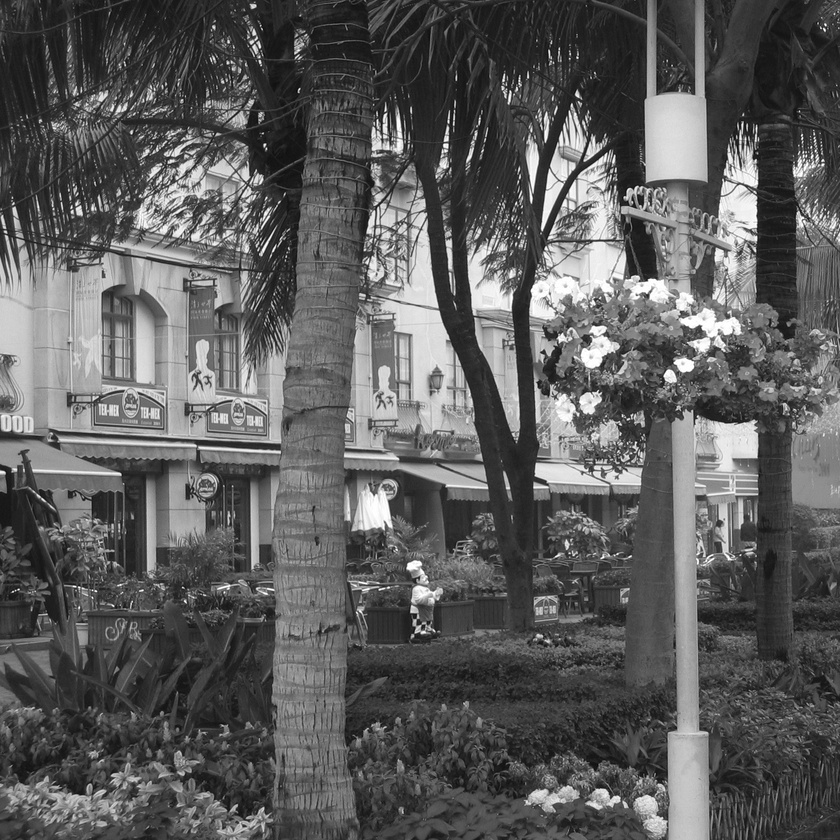
#> input picture lab1/main.jpg, 840 x 840 px, shrunk from 1703 x 1703 before the run
$ python script.py
#> lines starting #> are read from the running program, lines starting #| are printed output that depends on the picture; after the words box and inside, x2 and y2 are one past the last pixel; in counts of white or black regions, pixels touching at a corner belong together
import cv2 as cv
import numpy as np
from matplotlib import pyplot as plt

CORR_RESULT = 1

def template_matching(image,template_image):
    global CORR_RESULT
    temp_image = image.copy()
    result = cv.matchTemplate(temp_image, template_image, cv.TM_CCOEFF_NORMED)
    min_val, max_val, min_loc, max_loc = cv.minMaxLoc(result)
    w, h = template_image.shape[::-1]
    bottom_right = (max_loc[0] + w, max_loc[1] + h)
    cv.rectangle(temp_image, max_loc, bottom_right, 255, 2)
    plt.plot(), plt.imshow(result, cmap='gray')
    plt.xticks([]), plt.yticks([])
    plt.savefig('corr' + str(CORR_RESULT) + '.png', bbox_inches='tight')
    CORR_RESULT += 1

def corr_rotated(image, template_image):
    rotation_angle = np.arange(-10, 10, 2)
    w1, h1 = image.shape[::-1]
    w2, h2 = template_image.shape[::-1]
    centre1 = (w1/2, h1/2)
    centre2 = (w2/2, h2/2)
    list_of_main_mx = map(lambda angle: cv.getRotationMatrix2D(centre1, angle, 1.0),
                          rotation_angle)
    list_of_template_mx = map(lambda angle: cv.getRotationMatrix2D(centre2, angle, 1.0),
                              rotation_angle)
    rotated_main_images = map(lambda l: cv.warpAffine(image, l, (w1, h1)),
                              list_of_main_mx)
    rotated_template_images = map(lambda l: cv.warpAffine(template_image, l, (w2, h2)),
                                  list_of_template_mx)
    for img, template_img in zip(rotated_main_images, rotated_template_images):
        template_matching(img, template_img)

def corr_scaled(image, template_image):
    scaling = np.arange(0.9, 1.1, 0.025)
    w1, h1 = image.shape[::-1]
    w2, h2 = template_image.shape[::-1]
    shape_of_main = [(int(w1*i), int(h1*i)) for i in scaling]
    shape_of_template = [(int(w2*i), int(h2*i)) for i in scaling]
    list_of_main_images = map(lambda scale_arg: cv.resize(image, scale_arg),
                              shape_of_main)
    list_of_template_images = map(lambda scale_arg: cv.resize(template_image, scale_arg),
                                  shape_of_template)
    for img, template_img in zip(list_of_main_images, list_of_template_images):
        template_matching(img, template_img)

def main():
    img = cv.imread("main.jpg", cv.IMREAD_GRAYSCALE)
#> img is the input picture: shape (840, 840); min 3, max 255, mean 92.4
    template1 = cv.imread("own_21.jpeg", cv.IMREAD_GRAYSCALE)
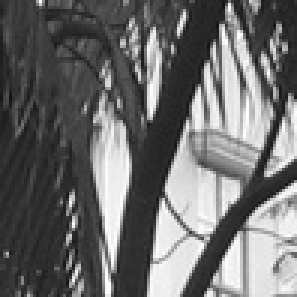
#> input picture lab1/own_21.jpeg, 99 x 99 px, shrunk from 201 x 201 before the run (shown 3 times larger)
#> template1 is the input picture: shape (99, 99); min 15, max 255, mean 108.9
    template2 = cv.imread("foreign_11.jpeg", cv.IMREAD_GRAYSCALE)
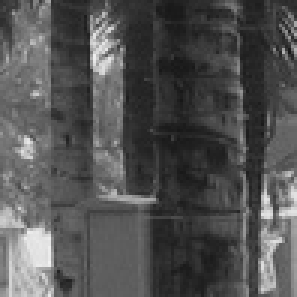
#> input picture lab1/foreign_11.jpeg, 99 x 99 px, shrunk from 201 x 201 before the run (shown 3 times larger)
#> template2 is the input picture: shape (99, 99); min 23, max 242, mean 81.9
    if ((img is None) or (template1 is None) or (template2 is None)):
        print("Can\'t read one of the images")
        return -1
    template_matching(img, template1)
#> in template_matching, `result = cv.matchTemplate(temp_image, template_image, cv.TM_CCOEFF_NOR..`:
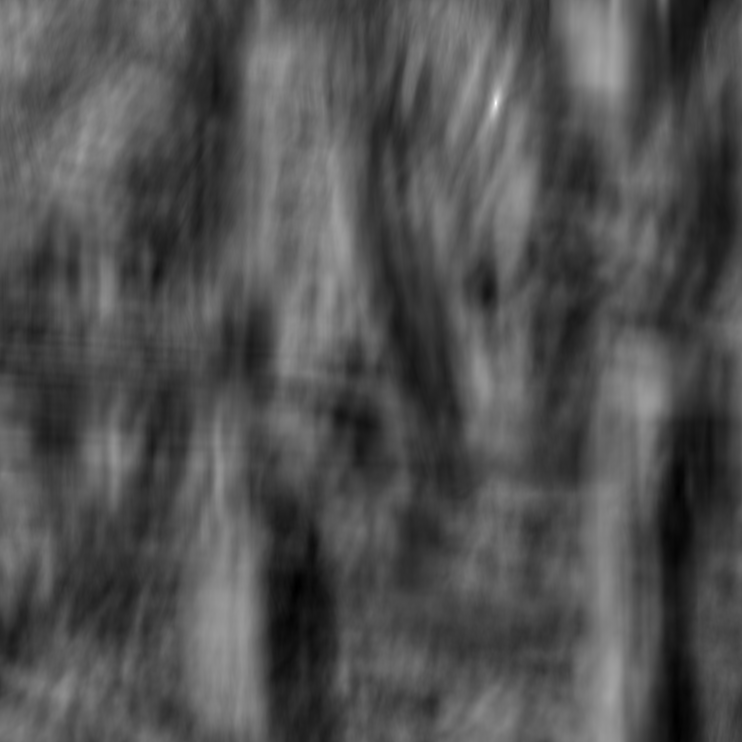
#> result: shape (742, 742) float32; min -0.462, max 0.979, mean -0.00289; drawn with min black and max white
#> in template_matching, `min_val, max_val, min_loc, max_loc = cv.minMaxLoc(result)`: min_val = -0.462; max_val = 0.979; min_loc = (296, 587); max_loc = (495, 103)
#> in template_matching, `bottom_right = (max_loc[0] + w, max_loc[1] + h)`: bottom_right = (594, 202)
#> in template_matching, `cv.rectangle(temp_image, max_loc, bottom_right, 255, 2)`: temp_image: shape (840, 840); 0.17% of pixels changed, all inside (x1, y1, x2, y2) = (494, 102, 596, 204)
    template_matching(img, template2)
#> in template_matching (call 2), `result = cv.matchTemplate(temp_image, template_image, cv.TM_CCOEFF_NOR..`:
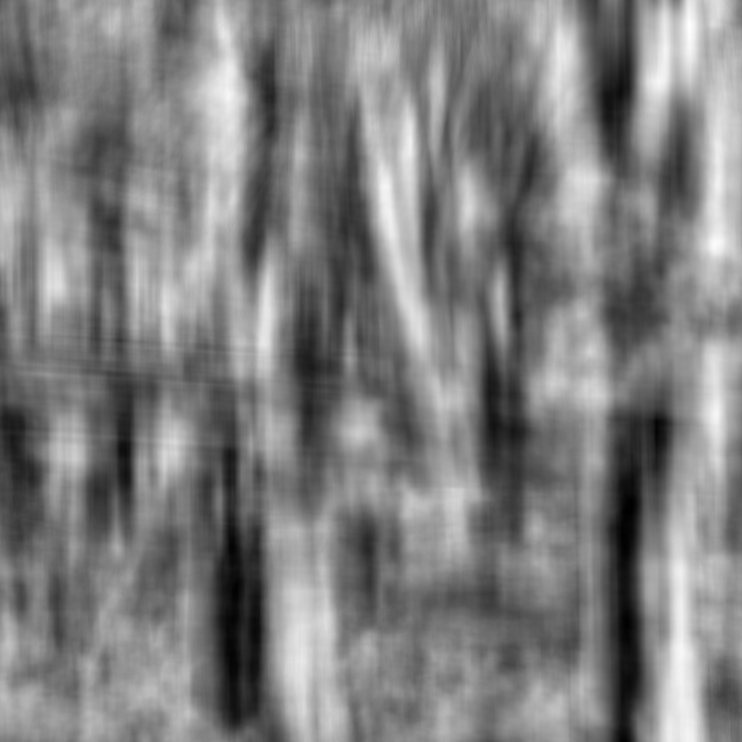
#> result: shape (742, 742) float32; min -0.498, max 0.526, mean 0.0137; drawn with min black and max white
#> in template_matching (call 2), `min_val, max_val, min_loc, max_loc = cv.minMaxLoc(result)`: min_val = -0.498; max_val = 0.526; min_loc = (626, 510); max_loc = (689, 25)
#> in template_matching (call 2), `bottom_right = (max_loc[0] + w, max_loc[1] + h)`: bottom_right = (788, 124)
#> in template_matching (call 2), `cv.rectangle(temp_image, max_loc, bottom_right, 255, 2)`: temp_image: shape (840, 840); 0.17% of pixels changed, all inside (x1, y1, x2, y2) = (688, 24, 790, 126)
    corr_rotated(img, template1)
#> the loop in corr_rotated, `for img, template_img in zip(rotated_main_images, rotated_template_ima..` made 10 passes
#> (min_val in template_matching, max_val in template_matching, min_loc in template_matching, max_loc in template_matching, bottom_right in template_matching) on passes 1 to 10: (-0.47, 0.915, (259, 573), (540, 128), (639, 227)), (-0.474, 0.921, (266, 577), (531, 123), (630, 222)), (-0.48, 0.93, (274, 581), (523, 117), (622, 216)), (-0.486, 0.948, (281, 583), (514, 112), (613, 211)), (-0.488, 0.96, (288, 586), (505, 107), (604, 206)), (-0.462, 0.979, (296, 587), (495, 103), (594, 202)), (-0.477, 0.975, (304, 588), (486, 98), (585, 197)), (-0.462, 0.951, (311, 590), (476, 95), (575, 194)), (-0.452, 0.934, (710, 681), (467, 91), (566, 190)), (-0.447, 0.933, (721, 669), (457, 88), (556, 187))
#> pass 1, in template_matching (call 3), `temp_image = image.copy()`:
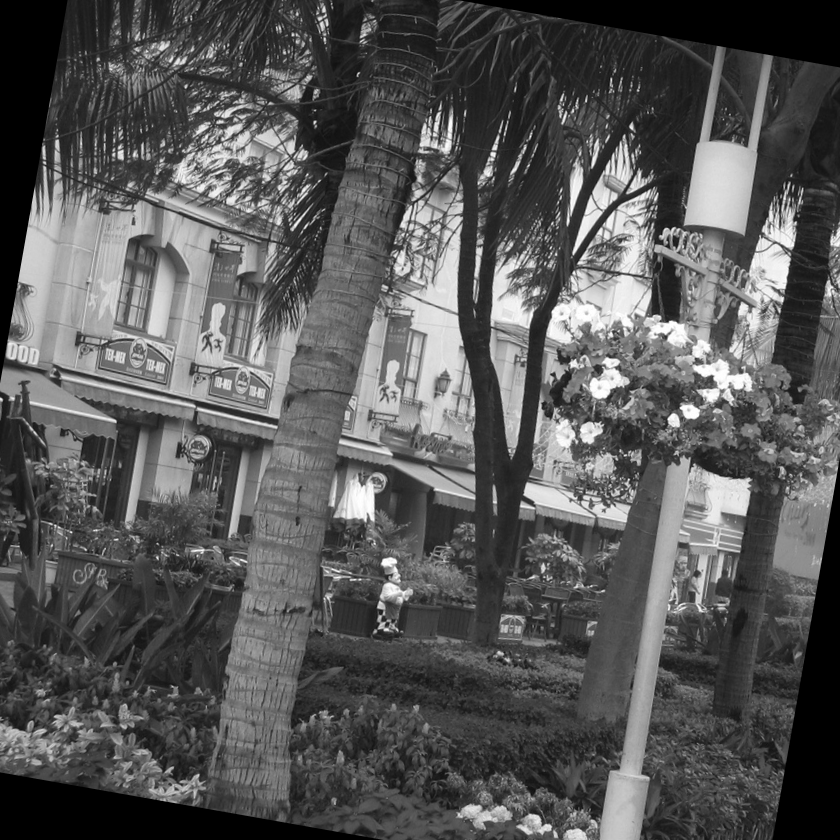
#> temp_image: shape (840, 840); min 0, max 255, mean 87.6
#> pass 1, in template_matching (call 3), `result = cv.matchTemplate(temp_image, template_image, cv.TM_CCOEFF_NOR..`:
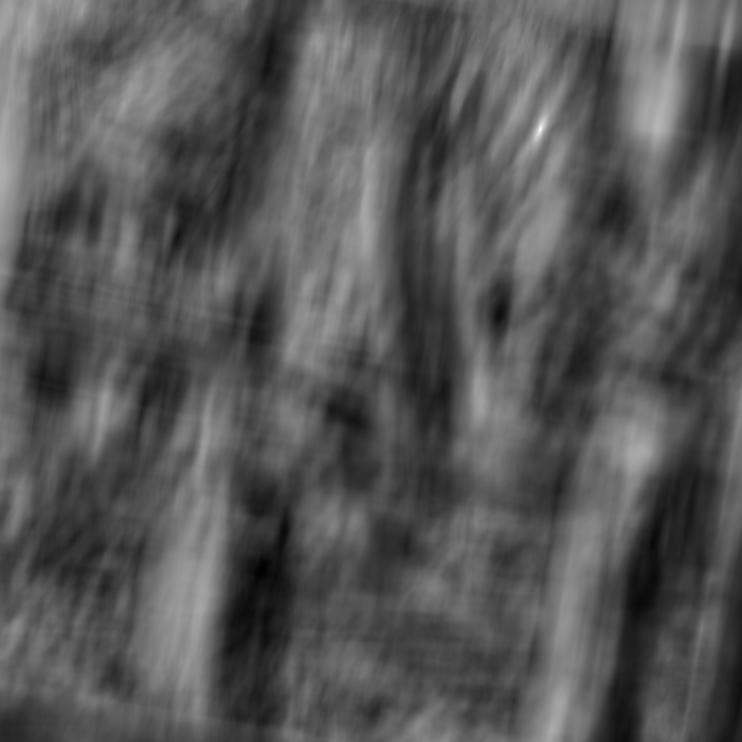
#> result: shape (742, 742) float32; min -0.47, max 0.915, mean 0.00119; drawn with min black and max white
    corr_scaled(img, template1)
#> the loop in corr_scaled, `for img, template_img in zip(list_of_main_images, list_of_template_ima..` made 9 passes
#> (min_val in template_matching, max_val in template_matching, min_loc in template_matching, max_loc in template_matching, w in template_matching, h in template_matching, bottom_right in template_matching) on passes 1 to 9: (-0.489, 0.985, (267, 528), (446, 92), 89, 89, (535, 181)), (-0.485, 0.959, (274, 543), (459, 95), 91, 91, (550, 186)), (-0.489, 0.968, (281, 557), (471, 97), 94, 94, (565, 191)), (-0.487, 0.98, (289, 572), (483, 100), 96, 96, (579, 196)), (-0.462, 0.979, (296, 587), (495, 103), 99, 99, (594, 202)), (-0.487, 0.987, (304, 602), (508, 106), 101, 101, (609, 207)), (-0.486, 0.973, (312, 616), (521, 108), 103, 103, (624, 211)), (-0.488, 0.98, (319, 631), (533, 111), 106, 106, (639, 217)), (-0.486, 0.972, (326, 646), (545, 114), 108, 108, (653, 222))
#> pass 1, in template_matching (call 13), `plt.savefig('corr' + str(CORR_RESULT) + '.png', bbox_inches='tight')`:
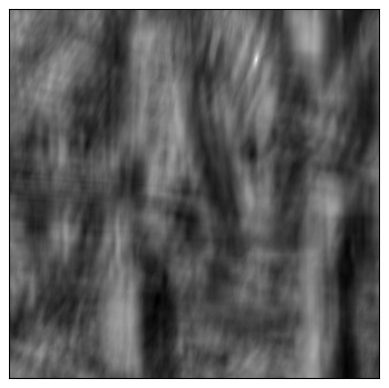
#> figure drawn by matplotlib, 1 panel
    return 0

main()
